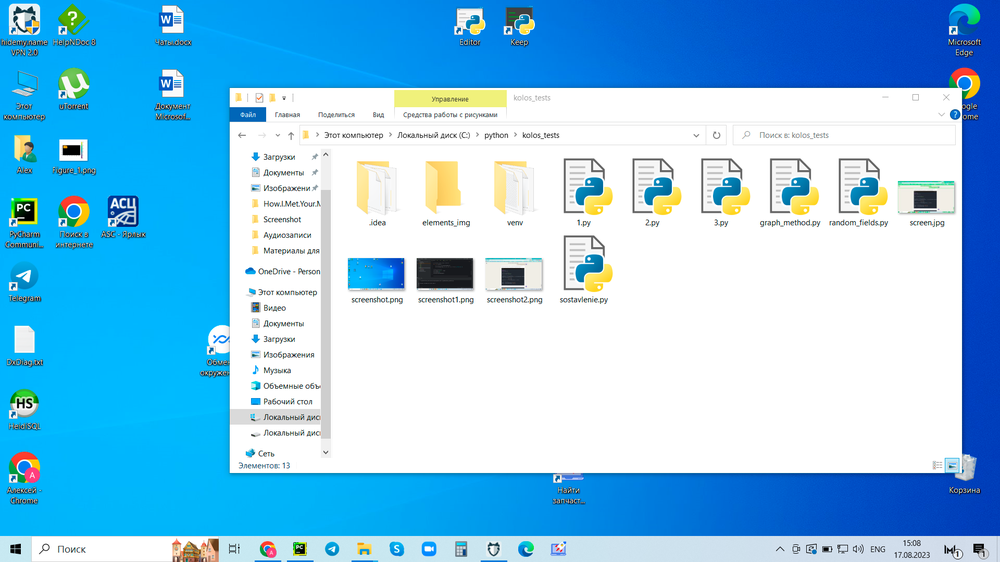
#> input picture screenshot4.png, 1000 x 562 px, shrunk from 1920 x 1080 before the run
$ python graph_method.py
#> lines starting #> are read from the running program, lines starting #| are printed output that depends on the picture; after the words box and inside, x2 and y2 are one past the last pixel; in counts of white or black regions, pixels touching at a corner belong together
# Черно-белая сегментация изображения
import cv2
import numpy as np

# Загрузка изображения
img = cv2.imread('screenshot4.png')
#> img is the input picture: shape (562, 1000, 3); mean B, G, R 234.4, 197.3, 135.1

# Преобразование в оттенки серого
gray = cv2.cvtColor(img, cv2.COLOR_BGR2GRAY)
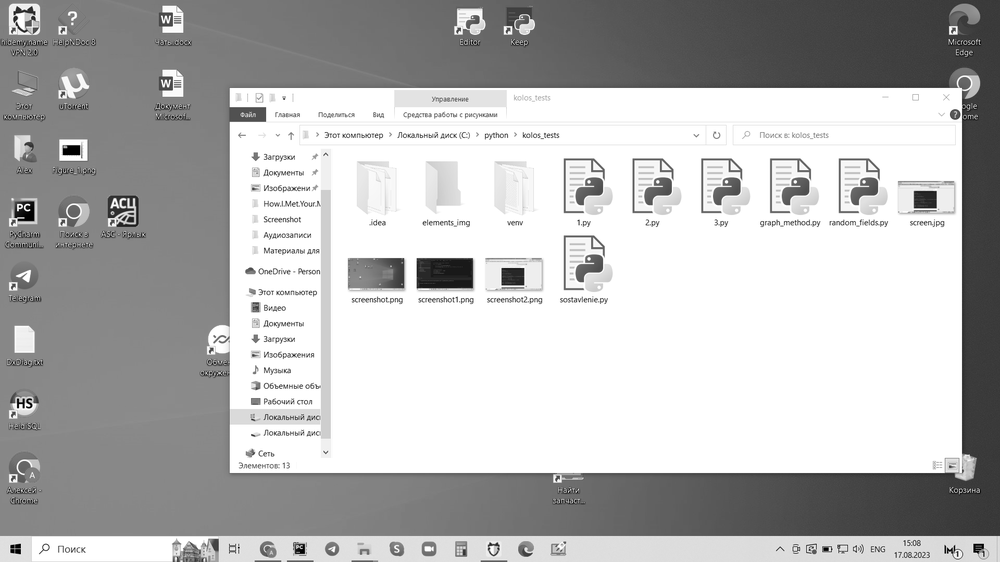
#> gray: shape (562, 1000); min 0, max 255, mean 182.9

# Бинаризация
ret, thresh = cv2.threshold(gray, 0, 255, cv2.THRESH_BINARY_INV + cv2.THRESH_OTSU)
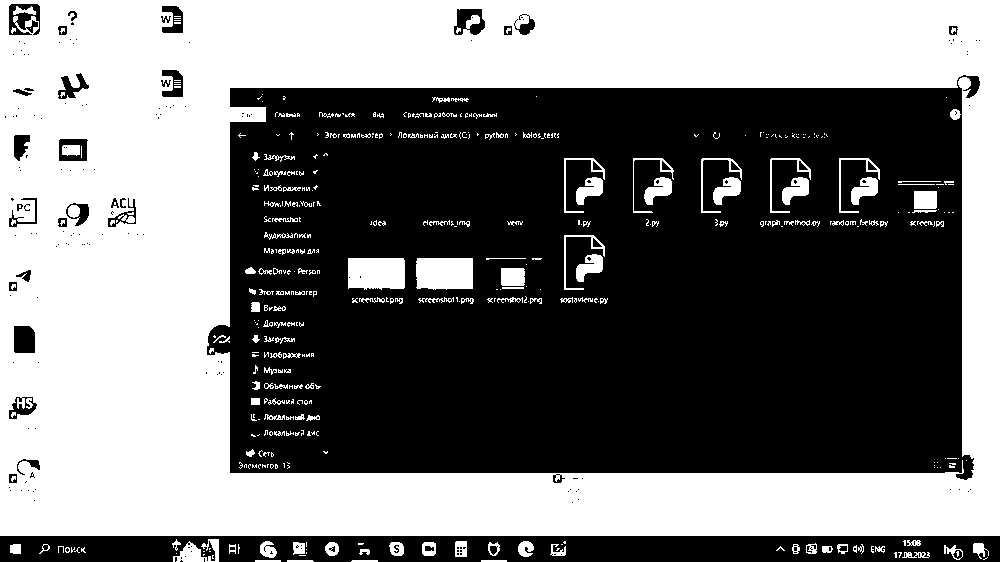
#> thresh: shape (562, 1000); 47.3% white; 456 white regions (291 under 20 px), largest, box (x1, y1, x2, y2) and area: (0, 0, 1000, 536) 247187, (416, 258, 473, 290) 1749, (348, 258, 405, 290) 1735
#> ret = 179

cv2.imshow('Segments', thresh)
cv2.waitKey(0)
cv2.destroyAllWindows()
exit()
#> (the program exits here)

$ run again, with screenshot1.png copied over screenshot4.png
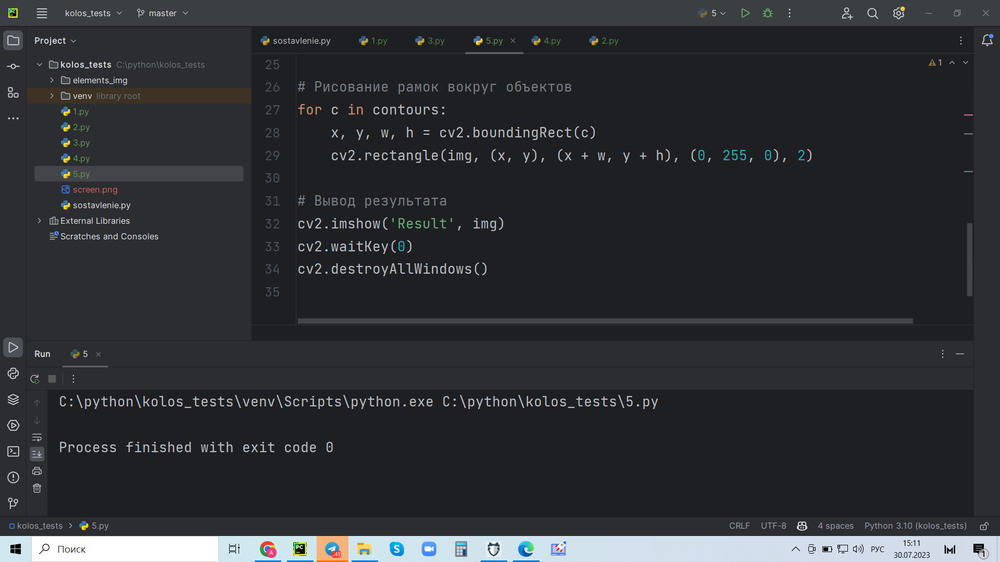
#> input picture screenshot1.png, 1000 x 562 px, shrunk from 1920 x 1080 before the run
#> img is the input picture: shape (562, 1000, 3); mean B, G, R 51.4, 48.4, 46.5
#> `ret, thresh = cv2.threshold(gray, 0, 255, cv2.THRESH_BINARY_INV + cv2...`:
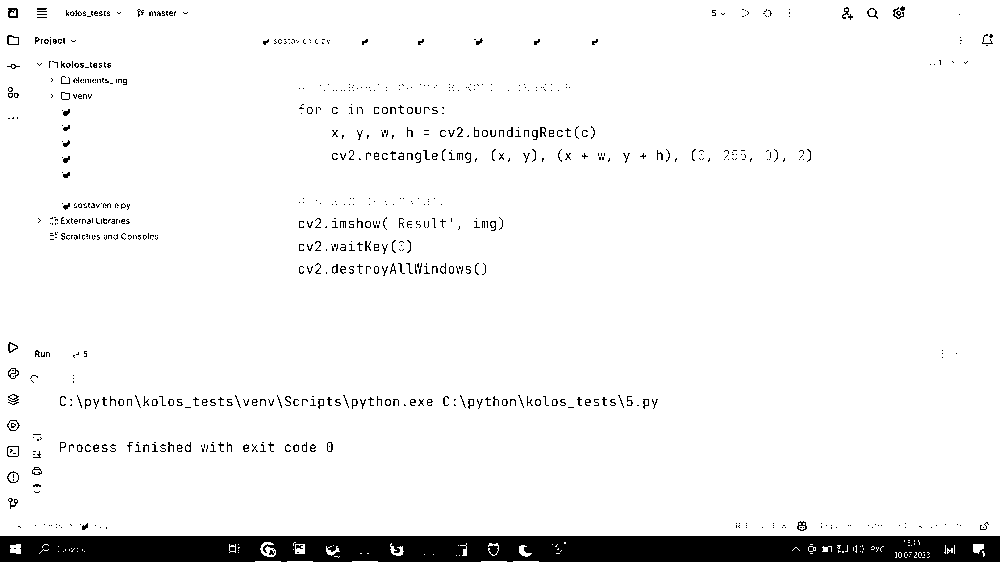
#> thresh: shape (562, 1000); 94.3% white; 744 black regions (607 under 20 px), largest, box (x1, y1, x2, y2) and area: (0, 536, 1000, 562) 24728, (8, 8, 18, 18) 70, (893, 7, 904, 19) 53
#> ret = 123

$ run again, with screenshot2.png copied over screenshot4.png
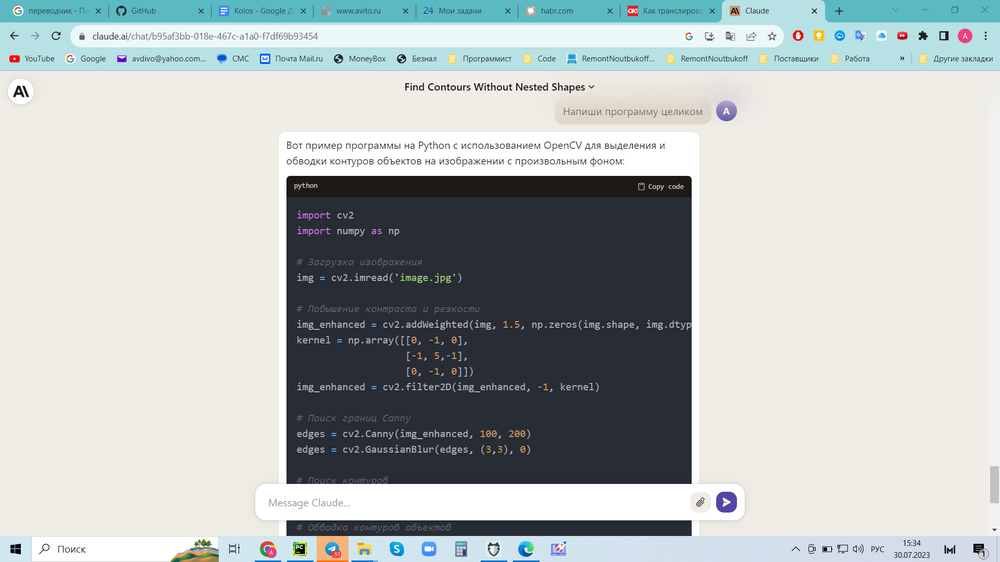
#> input picture screenshot2.png, 1000 x 562 px, shrunk from 1920 x 1080 before the run
#> img is the input picture: shape (562, 1000, 3); mean B, G, R 187.5, 188.5, 182.5
#> `gray = cv2.cvtColor(img, cv2.COLOR_BGR2GRAY)`:
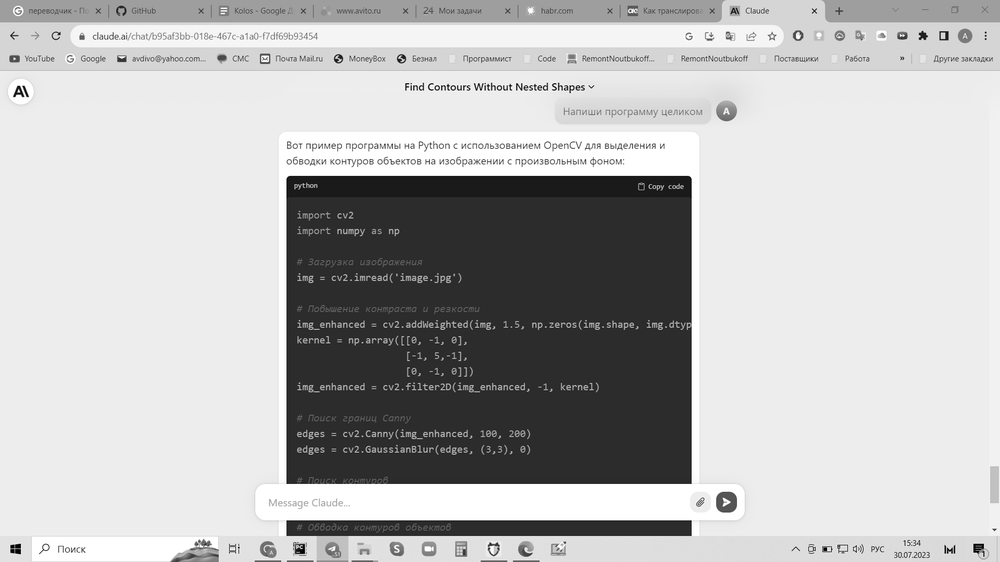
#> gray: shape (562, 1000); min 0, max 255, mean 186.7
#> `ret, thresh = cv2.threshold(gray, 0, 255, cv2.THRESH_BINARY_INV + cv2...`:
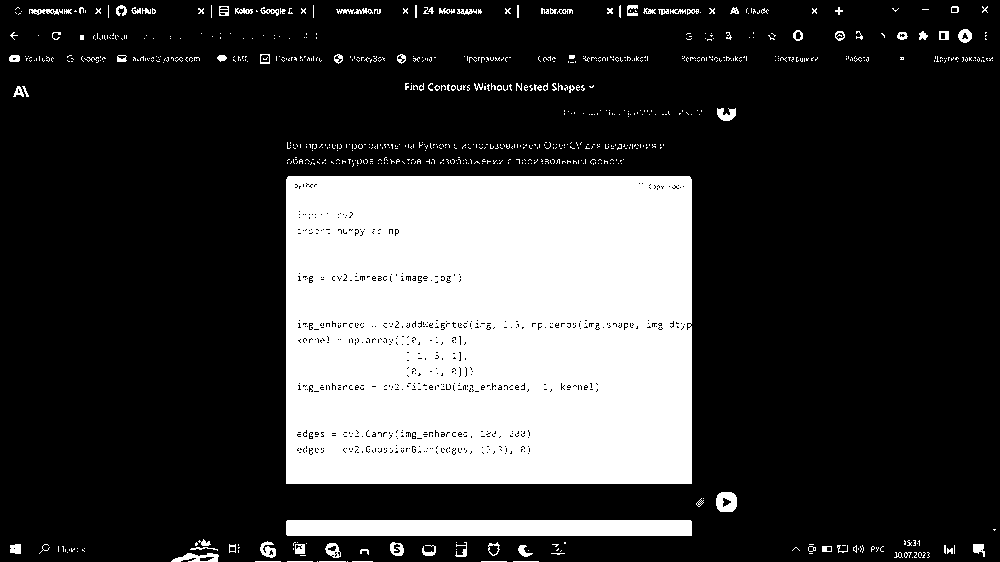
#> thresh: shape (562, 1000); 24.4% white; 791 white regions (697 under 20 px), largest, box (x1, y1, x2, y2) and area: (286, 176, 692, 484) 122820, (286, 520, 692, 536) 6493, (716, 492, 737, 512) 331
#> ret = 140
